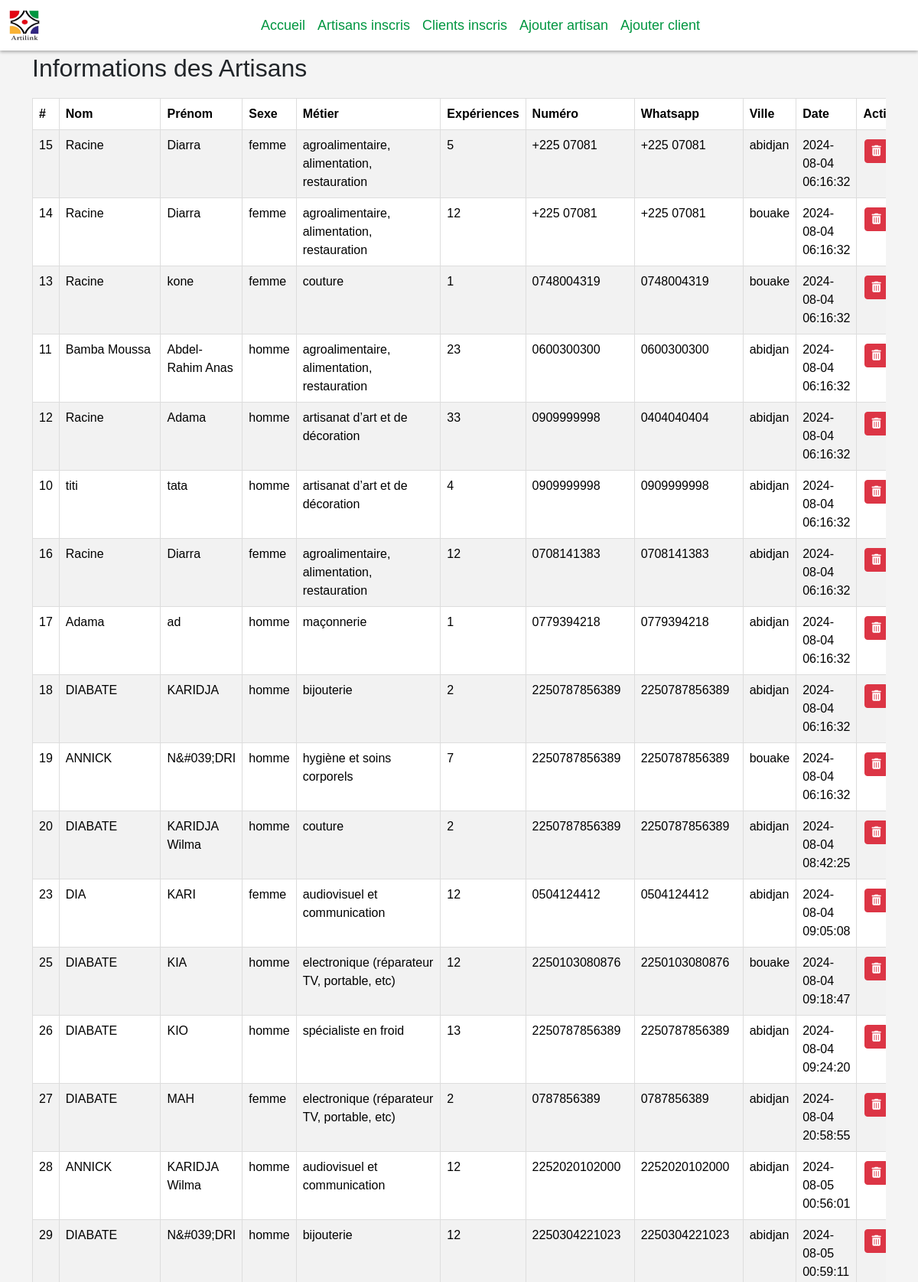
The app's page /list-artisan.php (upper part) with its own data.
### tables this page shows
CREATE TABLE `inscri_artisan` (
  `id` int(11) NOT NULL,
  `user_id` varchar(100) NOT NULL,
  `nom` varchar(50) NOT NULL,
  `prenom` varchar(50) NOT NULL,
  `sexe` varchar(5) NOT NULL,
  `metier` varchar(500) NOT NULL,
  `experiences` int(11) NOT NULL,
  `num_tel` varchar(15) NOT NULL,
  `num_what` varchar(15) NOT NULL,
  `type_piece` varchar(100) NOT NULL,
  `num_piece` varchar(100) NOT NULL,
  `mdp` varchar(100) NOT NULL,
  `ville` varchar(100) NOT NULL,
  `images` varchar(100) NOT NULL,
  `terms` varchar(50) NOT NULL,
  `date` timestamp NOT NULL DEFAULT current_timestamp()
);

### list-artisan.php (the view, shortened to what this page needs)
<?php
include 'components/connect.php';
$sql_artisans = "SELECT `id`, `nom`, `prenom`, `sexe`, `metier`, `experiences`, `num_tel`, `num_what`, `ville`, `date` FROM `inscri_artisan`";
$stmt_artisans = $conn->prepare($sql_artisans);
$stmt_artisans->execute();
$artisans = $stmt_artisans->fetchAll(PDO::FETCH_ASSOC);
?>
<!DOCTYPE html>
<html lang="fr">
<head>
    <link href="https://cdn.jsdelivr.net/npm/bootstrap@5.3.3/dist/css/bootstrap.min.css" rel="stylesheet">
    <link rel="stylesheet" href="https://cdnjs.cloudflare.com/ajax/libs/font-awesome/6.2.1/css/all.min.css">
    <link rel="stylesheet" href="css/styles.css">
    <link rel="stylesheet" href="css/admin.css">
</head>
<body>
    <?php include 'header-admin.php'; ?>
    <div class="container">
        <div class="table-container">
            <h2>Informations des Artisans</h2>
            <table class="table table-striped table-hover">
                <thead>
                    <tr>
                        <th>#</th>
                        <th>Nom</th>
                        <th>Prénom</th>
                        <th>Sexe</th>
                        <th>Métier</th>
                        <th>Expériences</th>
                        <th>Numéro</th>
                        <th>Whatsapp</th>
                        <th>Ville</th>
                        <th>Date</th>
                        <th>Action</th>
                    </tr>
                </thead>
                <tbody>
                    <?php foreach ($artisans as $artisan): ?>
                        <tr>
                            <td><?= htmlspecialchars($artisan['id']); ?></td>
                            <td><?= htmlspecialchars($artisan['nom']); ?></td>
                            <td><?= htmlspecialchars($artisan['prenom']); ?></td>
                            <td><?= htmlspecialchars($artisan['sexe']); ?></td>
                            <td><?= htmlspecialchars($artisan['metier']); ?></td>
                            <td><?= htmlspecialchars($artisan['experiences']); ?></td>
                            <td><?= htmlspecialchars($artisan['num_tel']); ?></td>
                            <td><?= htmlspecialchars($artisan['num_what']); ?></td>
                            <td><?= htmlspecialchars($artisan['ville']); ?></td>
                            <td><?= htmlspecialchars($artisan['date']); ?></td>
                            <td>
                            <button type="button" class="btn btn-danger btn-sm" data-bs-toggle="modal" data-bs-target="#deleteModal" data-id="<?= htmlspecialchars($artisan['id']); ?>">
                                    <i class="fas fa-trash-alt"></i>
                                </button>
                            </td>
                        </tr>
                    <?php endforeach; ?>
                </tbody>
            </table>
        </div>
    </div>
</body>
</html>

### css/styles.css (style rules this page uses)
body { font-family: Arial, sans-serif; }

### css/admin.css (style rules this page uses)
body { font-family: Arial, sans-serif; background-color: #f4f4f4; margin: 0; padding: 0; margin-top: 70px; margin-bottom: 2rem; }
.table-container { overflow-x: auto; margin-top: 20px; }
table { width: 100%; border-collapse: collapse; margin: 20px 0; }
table, th, td { border: 1px solid #ddd; }
th, td { padding: 12px; text-align: left; }
th { background-color: #009640; color: white; }
tr:nth-child(even) { background-color: #f2f2f2; }
button { background-color: #312783; border: none; color: white; padding: 10px 20px; text-align: center; text-decoration: none; display: inline-block; font-size: 16px; margin: 4px 2px; cursor: pointer; border-radius: 4px; transition: background-color 0.3s; }

### records on screen
inscri_artisan: id "15", nom "Racine", prenom "Diarra", sexe "femme", metier "agroalimentaire, alimentation, restauration", experiences "5", num_tel "+225 07081", num_what "+225 07081", ville "abidjan", date "2024-08-04 06:16:32"
inscri_artisan: id "14", nom "Racine", prenom "Diarra", sexe "femme", metier "agroalimentaire, alimentation, restauration", experiences "12", num_tel "+225 07081", num_what "+225 07081", ville "bouake", date "2024-08-04 06:16:32"
inscri_artisan: id "13", nom "Racine", prenom "kone", sexe "femme", metier "couture", experiences "1", num_tel "0748004319", num_what "0748004319", ville "bouake", date "2024-08-04 06:16:32"
inscri_artisan: id "11", nom "Bamba Moussa", prenom "Abdel-Rahim Anas", sexe "homme", metier "agroalimentaire, alimentation, restauration", experiences "23", num_tel "0600300300", num_what "0600300300", ville "abidjan", date "2024-08-04 06:16:32"
inscri_artisan: id "12", nom "Racine", prenom "Adama", sexe "homme", metier "artisanat d’art et de décoration", experiences "33", num_tel "0909999998", num_what "0404040404", ville "abidjan", date "2024-08-04 06:16:32"
inscri_artisan: id "10", nom "titi", prenom "tata", sexe "homme", metier "artisanat d’art et de décoration", experiences "4", num_tel "0909999998", num_what "0909999998", ville "abidjan", date "2024-08-04 06:16:32"
inscri_artisan: id "16", nom "Racine", prenom "Diarra", sexe "femme", metier "agroalimentaire, alimentation, restauration", experiences "12", num_tel "0708141383", num_what "0708141383", ville "abidjan", date "2024-08-04 06:16:32"
inscri_artisan: id "17", nom "Adama", prenom "ad", sexe "homme", metier "maçonnerie", experiences "1", num_tel "0779394218", num_what "0779394218", ville "abidjan", date "2024-08-04 06:16:32"
inscri_artisan: id "18", nom "DIABATE", prenom "KARIDJA", sexe "homme", metier "bijouterie", experiences "2", num_tel "2250787856389", num_what "2250787856389", ville "abidjan", date "2024-08-04 06:16:32"
inscri_artisan: id "19", nom "ANNICK", prenom "N&#039;DRI", sexe "homme", metier "hygiène et soins corporels", experiences "7", num_tel "2250787856389", num_what "2250787856389", ville "bouake", date "2024-08-04 06:16:32"
inscri_artisan: id "20", nom "DIABATE", prenom "KARIDJA Wilma", sexe "homme", metier "couture", experiences "2", num_tel "2250787856389", num_what "2250787856389", ville "abidjan", date "2024-08-04 08:42:25"
inscri_artisan: id "23", nom "DIA", prenom "KARI", sexe "femme", metier "audiovisuel et communication", experiences "12", num_tel "0504124412", num_what "0504124412", ville "abidjan", date "2024-08-04 09:05:08"
inscri_artisan: id "25", nom "DIABATE", prenom "KIA", sexe "homme", metier "electronique (réparateur TV, portable, etc)", experiences "12", num_tel "2250103080876", num_what "2250103080876", ville "bouake", date "2024-08-04 09:18:47"
inscri_artisan: id "26", nom "DIABATE", prenom "KIO", sexe "homme", metier "spécialiste en froid", experiences "13", num_tel "2250787856389", num_what "2250787856389", ville "abidjan", date "2024-08-04 09:24:20"
inscri_artisan: id "27", nom "DIABATE", prenom "MAH", sexe "femme", metier "electronique (réparateur TV, portable, etc)", experiences "2", num_tel "0787856389", num_what "0787856389", ville "abidjan", date "2024-08-04 20:58:55"
inscri_artisan: id "28", nom "ANNICK", prenom "KARIDJA Wilma", sexe "homme", metier "audiovisuel et communication", experiences "12", num_tel "2252020102000", num_what "2252020102000", ville "abidjan", date "2024-08-05 00:56:01"
inscri_artisan: id "29", nom "DIABATE", prenom "N&#039;DRI", sexe "homme", metier "bijouterie", experiences "12", num_tel "2250304221023", num_what "2250304221023", ville "abidjan", date "2024-08-05 00:59:11"
